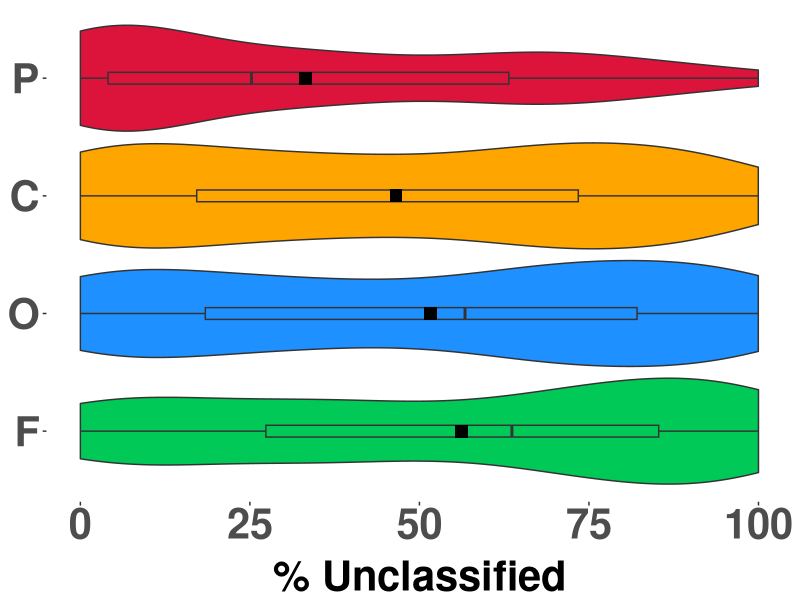
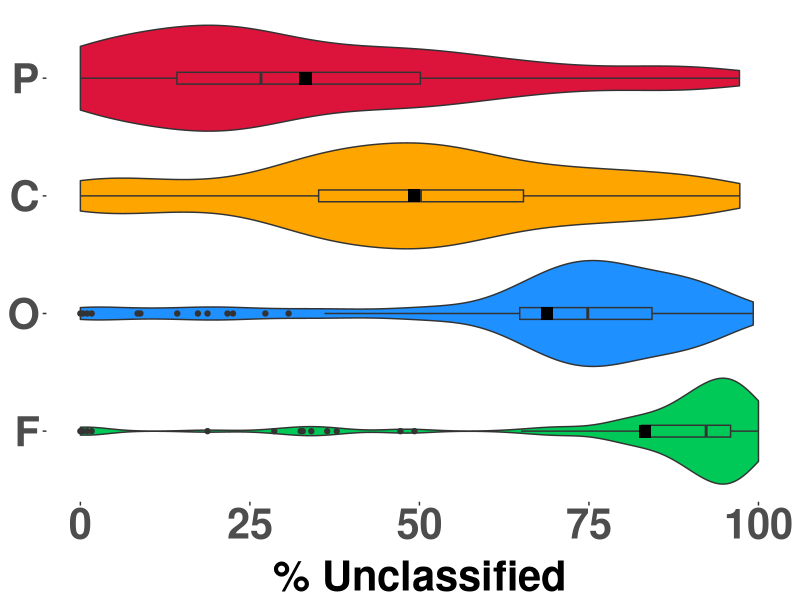
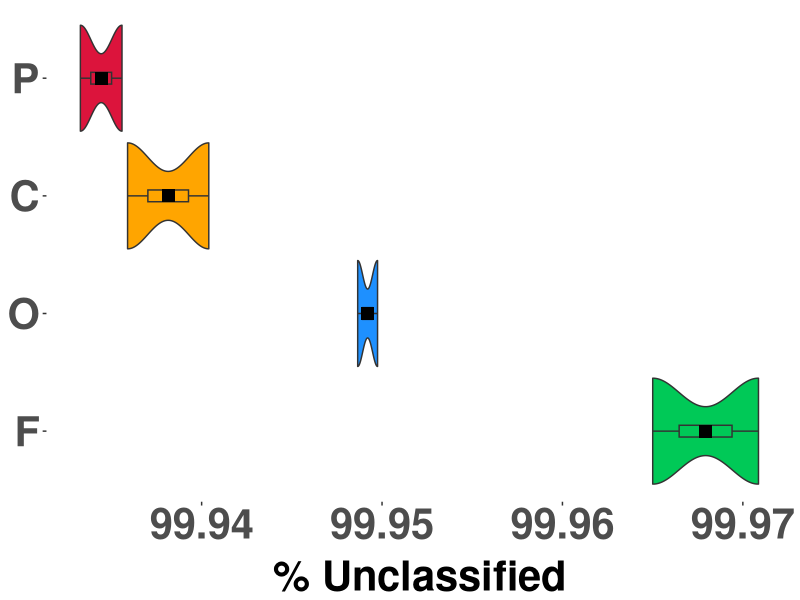
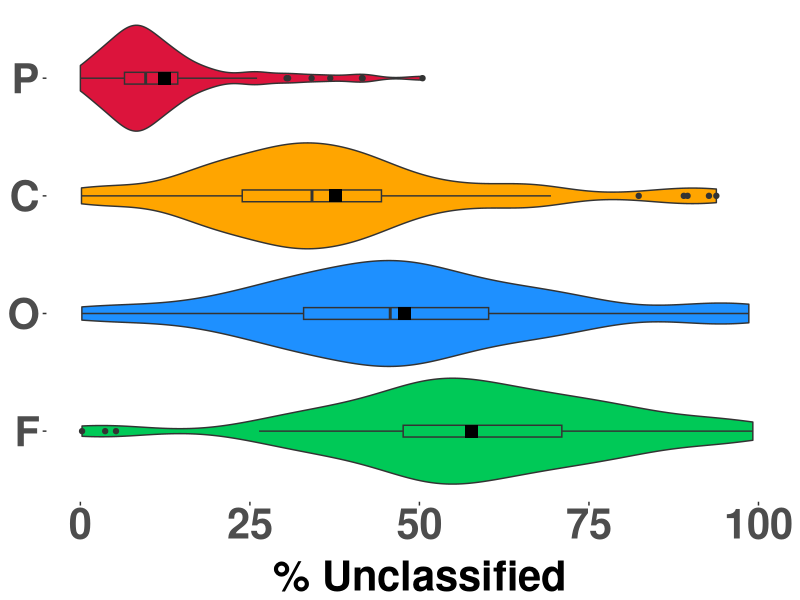
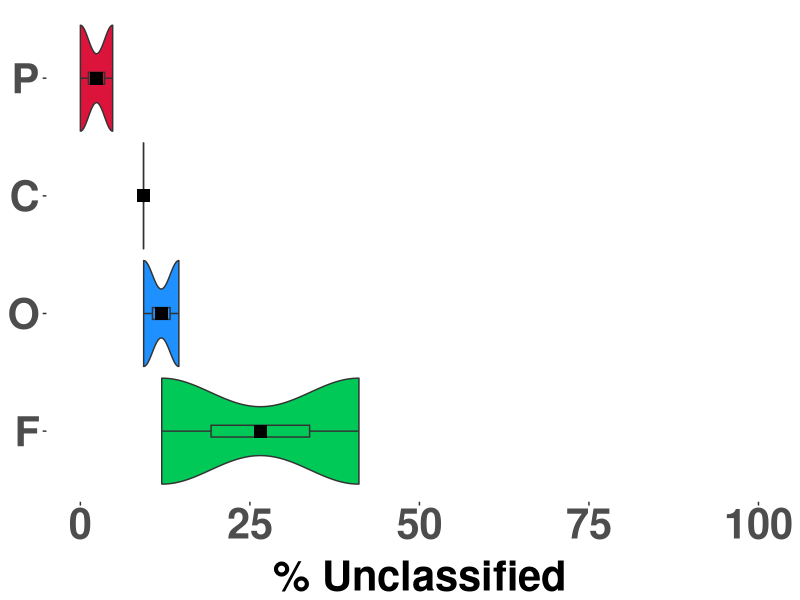
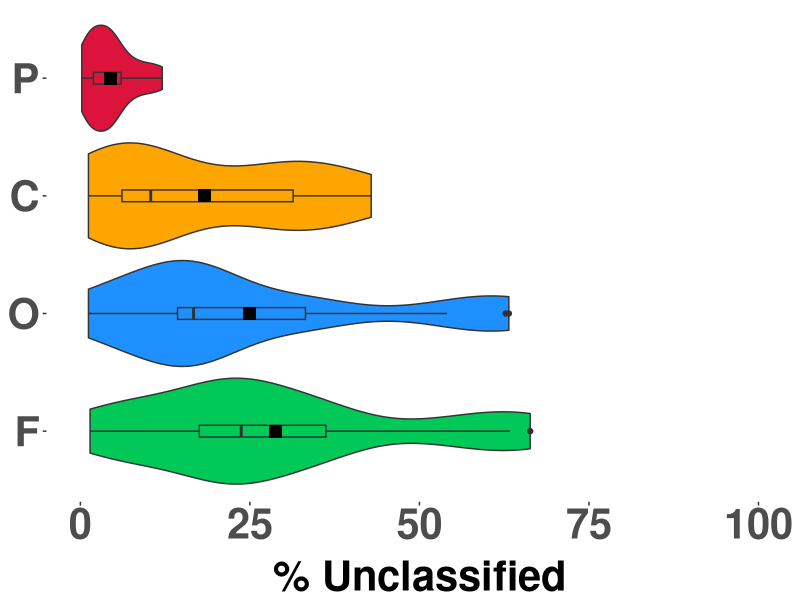
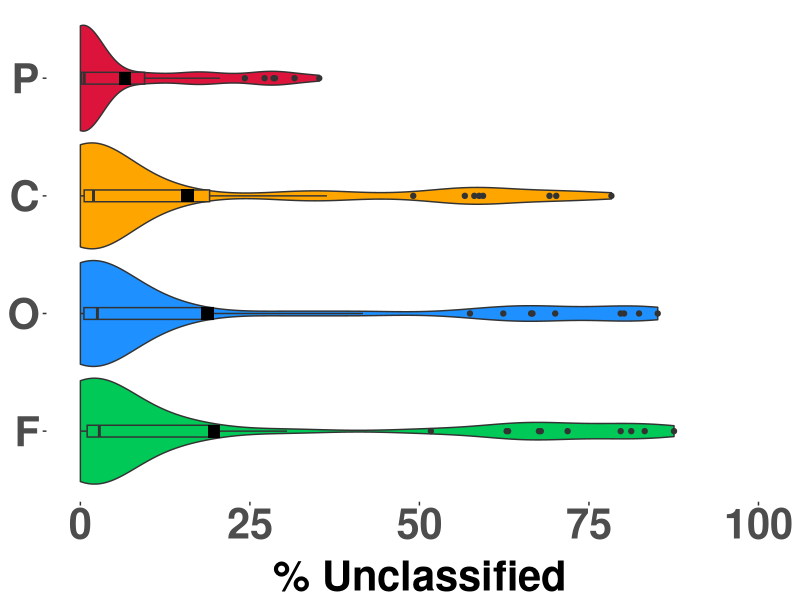
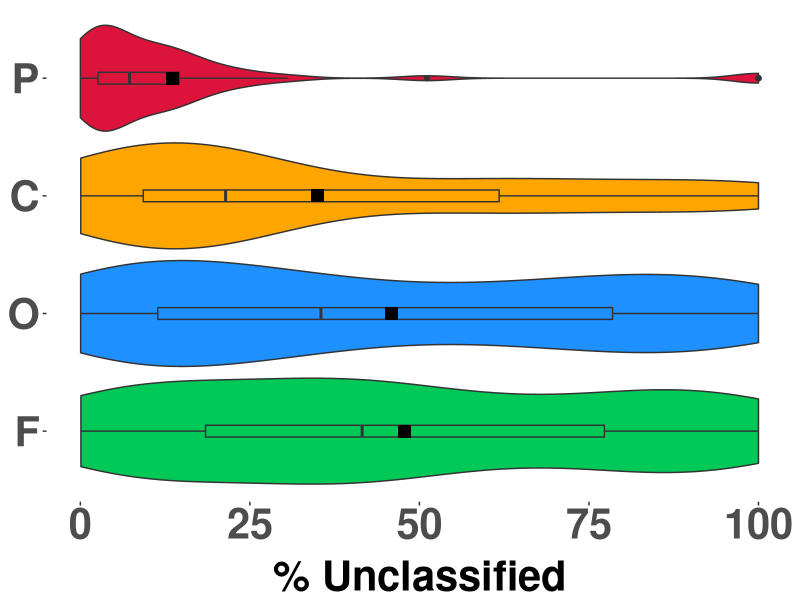

Reproduce these figures in R, in order.
# Senthil / UNLV / May 27 2015
# This version includes Coleman et al., YNP samples
library(plyr)
library(reshape2)
library(ggplot2)
mydat <- read.table('current_opinion_fig1_data.csv',
                    head=T, row.names=NULL, sep='\t')
melt_mydat<-melt(mydat)

## Violin plots for YNP, WC, Armenia, Tibet, Tengchong, NZ, Phil,
## Guaymas Bay, GBS samples. Final version:
## http://www.ncbi.nlm.nih.gov/pubmed/26113243

## Some samples are organized by sites, others by region
sitelist <- c('Yellowstone National Park',
              'Great Basin', 'Guaymas Bay')
regionlist <- c('Canada', 'Armenia', 'Tibet', 'China', 'New Zealand',
                 'Philippines')

## Separate x and y axis lines in theme to display axis lines properly
## http://stackoverflow.com/questions/35833307/ggplot2-axis-not-showing-after-using-themeaxis-line-element-line

for (i in seq(sitelist)){
    dat <- subset(melt_mydat, Site == sitelist[[i]])
    pdffile <- paste(gsub(' ', '_', sitelist[[i]]),
                     '_may27.pdf', sep='')
    pdf(pdffile, width=8, height=5, useDingbats=FALSE)
    (p <- ggplot(dat, aes(x=variable, y=value*100)) +
     geom_violin(aes(fill=factor(variable)), scale='width') +
     geom_boxplot(aes(fill=factor(variable)), width=0.1) +
     scale_fill_manual(values = c('#00C957', '#1E90FF',
                           '#FFA500', '#DC143C')) +
     scale_y_continuous(limits=c(0, 100)) +
     ylab('% Unclassified') +
     stat_summary(fun.y = 'mean', geom = 'point',
                  shape=15, size=4, fill= 'white') +
     coord_flip())

    if (sitelist[[i]] == 'Guaymas Bay'){
        (p <- ggplot(dat, aes(x=variable, y=value*100)) +
         geom_violin(aes(fill=factor(variable)), scale='width') +
         geom_boxplot(aes(fill=factor(variable)), width=0.1) +
         scale_fill_manual(values = c('#00C957', '#1E90FF',
                               '#FFA500', '#DC143C')) +
         ylab('% Unclassified') +
         stat_summary(fun.y = 'mean', geom = 'point',
                      shape=15, size=4, fill= 'white') +
         coord_flip())
    }
    print(p + theme(panel.background=element_blank(),
                    panel.border=element_blank(),
                    panel.grid.minor=element_blank(),
                    panel.grid.major=element_blank(),
		    axis.line.x = element_line(color="black", size=0),
                    axis.line.y = element_line(color="black", size=0),
                    axis.text.x=element_text(size=30, face='bold'),
                    axis.text.y=element_text(size=30, face='bold'),
                    axis.title.x=element_text(size=30, face='bold',
                        vjust=0.2),
                    axis.title.y=element_blank(),
                    legend.position='none'))
    dev.off()
    rm(p)
}

for (i in seq(regionlist)){
    dat <- subset(melt_mydat, Region == regionlist[[i]])
    pdffile <- paste(gsub(' ', '_', regionlist[[i]]),
                     '_may27.pdf', sep='')
    if (regionlist[[i]] == 'China'){
        pdffile <- 'Tengchong_may27.pdf'
    }
    pdf(pdffile, width=8, height=5, useDingbats=FALSE)
    (p <- ggplot(dat, aes(x=variable, y=value*100)) +
     geom_violin(aes(fill=factor(variable)), scale='width') +
     geom_boxplot(aes(fill=factor(variable)), width=0.1) +
     scale_fill_manual(values = c('#00C957', '#1E90FF',
                           '#FFA500', '#DC143C')) +
     scale_y_continuous(limits=c(0, 100)) +
     ylab('% Unclassified') +
     stat_summary(fun.y = 'mean', geom = 'point',
                  shape=15, size=4, fill= 'white') +
     coord_flip())
    
    print(p + theme(panel.background=element_blank(),
                    panel.border=element_blank(),
                    panel.grid.minor=element_blank(),
                    panel.grid.major=element_blank(),
		    axis.line.x = element_line(color="black", size=0),
                    axis.line.y = element_line(color="black", size=0),
                    axis.text.x=element_text(size=30, face='bold'),
                    axis.text.y=element_text(size=30, face='bold'),
                    axis.title.x=element_text(size=30, face='bold',
                        vjust=0.2),
                    axis.title.y=element_blank(),
                    legend.position='none'))
    dev.off()
    rm(p)
}
